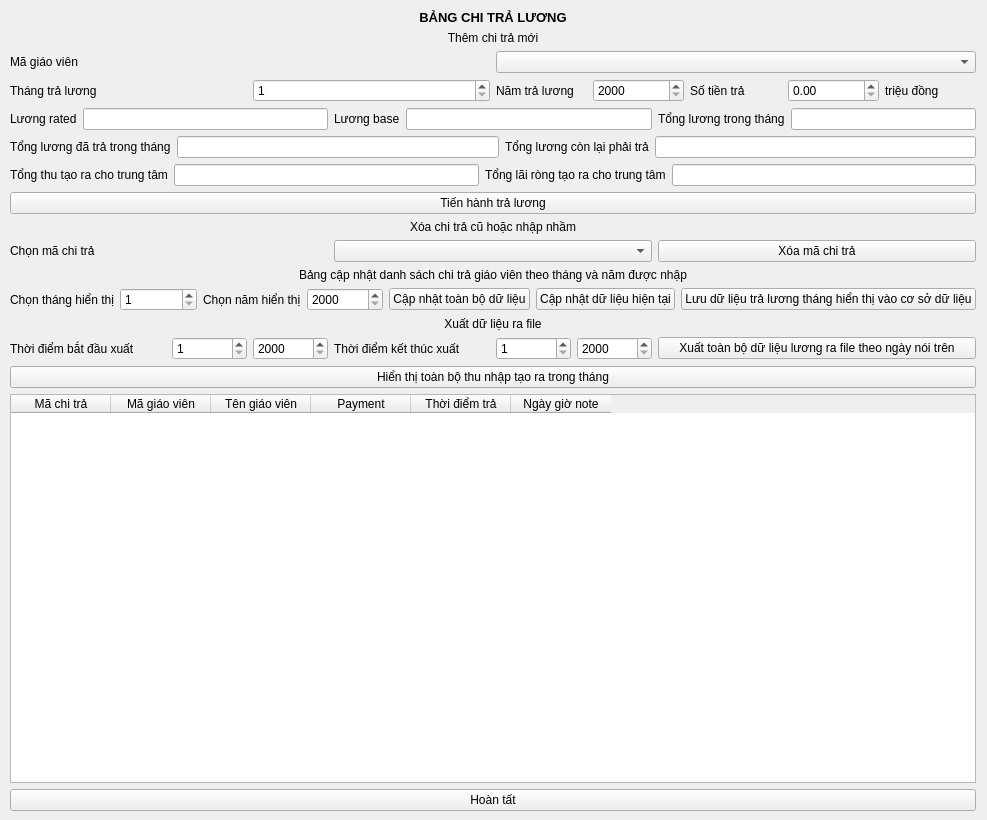
<?xml version="1.0" encoding="UTF-8"?>
<ui version="4.0">
 <class>chitraluonggv</class>
 <widget class="QWidget" name="chitraluonggv">
  <property name="geometry">
   <rect>
    <x>0</x>
    <y>0</y>
    <width>987</width>
    <height>820</height>
   </rect>
  </property>
  <property name="windowTitle">
   <string>Bảng chi trả lương cho nhân viên</string>
  </property>
  <widget class="QWidget" name="layoutWidget">
   <property name="geometry">
    <rect>
     <x>10</x>
     <y>10</y>
     <width>966</width>
     <height>801</height>
    </rect>
   </property>
   <layout class="QVBoxLayout" name="verticalLayout_2">
    <item>
     <widget class="QLabel" name="label">
      <property name="text">
       <string>&lt;html&gt;&lt;head/&gt;&lt;body&gt;&lt;p align=&quot;center&quot;&gt;&lt;span style=&quot; font-size:10pt; font-weight:600;&quot;&gt;BẢNG CHI TRẢ LƯƠNG&lt;/span&gt;&lt;/p&gt;&lt;/body&gt;&lt;/html&gt;</string>
      </property>
     </widget>
    </item>
    <item>
     <widget class="QLabel" name="label_3">
      <property name="text">
       <string>&lt;html&gt;&lt;head/&gt;&lt;body&gt;&lt;p align=&quot;center&quot;&gt;Thêm chi trả mới&lt;/p&gt;&lt;/body&gt;&lt;/html&gt;</string>
      </property>
     </widget>
    </item>
    <item>
     <layout class="QVBoxLayout" name="verticalLayout">
      <item>
       <layout class="QHBoxLayout" name="horizontalLayout_9">
        <item>
         <widget class="QLabel" name="label_2">
          <property name="text">
           <string>Mã giáo viên</string>
          </property>
         </widget>
        </item>
        <item>
         <widget class="QComboBox" name="magv"/>
        </item>
       </layout>
      </item>
      <item>
       <layout class="QHBoxLayout" name="horizontalLayout">
        <item>
         <layout class="QHBoxLayout" name="horizontalLayout_5">
          <item>
           <widget class="QLabel" name="label_12">
            <property name="text">
             <string>Tháng trả lương</string>
            </property>
           </widget>
          </item>
          <item>
           <widget class="QSpinBox" name="thangtraluong">
            <property name="minimum">
             <number>1</number>
            </property>
            <property name="maximum">
             <number>12</number>
            </property>
           </widget>
          </item>
         </layout>
        </item>
        <item>
         <layout class="QHBoxLayout" name="horizontalLayout_7">
          <item>
           <widget class="QLabel" name="label_14">
            <property name="text">
             <string>Năm trả lương</string>
            </property>
           </widget>
          </item>
          <item>
           <widget class="QSpinBox" name="namtraluong">
            <property name="minimum">
             <number>2000</number>
            </property>
            <property name="maximum">
             <number>3000</number>
            </property>
           </widget>
          </item>
          <item>
           <widget class="QLabel" name="label_5">
            <property name="text">
             <string>Số tiền trả</string>
            </property>
           </widget>
          </item>
          <item>
           <widget class="QDoubleSpinBox" name="paidamount">
            <property name="singleStep">
             <double>0.010000000000000</double>
            </property>
           </widget>
          </item>
          <item>
           <widget class="QLabel" name="label_6">
            <property name="text">
             <string>triệu đồng</string>
            </property>
           </widget>
          </item>
         </layout>
        </item>
       </layout>
      </item>
      <item>
       <layout class="QHBoxLayout" name="horizontalLayout_15">
        <item>
         <layout class="QHBoxLayout" name="horizontalLayout_13">
          <item>
           <widget class="QLabel" name="label_18">
            <property name="text">
             <string>Lương rated</string>
            </property>
           </widget>
          </item>
          <item>
           <widget class="QLineEdit" name="luongrated">
            <property name="alignment">
             <set>Qt::AlignRight|Qt::AlignTrailing|Qt::AlignVCenter</set>
            </property>
           </widget>
          </item>
         </layout>
        </item>
        <item>
         <layout class="QHBoxLayout" name="horizontalLayout_12">
          <item>
           <widget class="QLabel" name="label_19">
            <property name="text">
             <string>Lương base</string>
            </property>
           </widget>
          </item>
          <item>
           <widget class="QLineEdit" name="luongbase">
            <property name="alignment">
             <set>Qt::AlignRight|Qt::AlignTrailing|Qt::AlignVCenter</set>
            </property>
           </widget>
          </item>
         </layout>
        </item>
        <item>
         <layout class="QHBoxLayout" name="horizontalLayout_14">
          <item>
           <widget class="QLabel" name="label_17">
            <property name="text">
             <string>Tổng lương trong tháng</string>
            </property>
           </widget>
          </item>
          <item>
           <widget class="QLineEdit" name="tongluongthang">
            <property name="alignment">
             <set>Qt::AlignRight|Qt::AlignTrailing|Qt::AlignVCenter</set>
            </property>
           </widget>
          </item>
         </layout>
        </item>
       </layout>
      </item>
      <item>
       <layout class="QHBoxLayout" name="horizontalLayout_8">
        <item>
         <widget class="QLabel" name="label_15">
          <property name="text">
           <string>Tổng lương đã trả trong tháng</string>
          </property>
         </widget>
        </item>
        <item>
         <widget class="QLineEdit" name="luongdatra">
          <property name="alignment">
           <set>Qt::AlignRight|Qt::AlignTrailing|Qt::AlignVCenter</set>
          </property>
         </widget>
        </item>
        <item>
         <widget class="QLabel" name="label_11">
          <property name="text">
           <string>Tổng lương còn lại phải trả</string>
          </property>
         </widget>
        </item>
        <item>
         <widget class="QLineEdit" name="luongphaitra">
          <property name="alignment">
           <set>Qt::AlignRight|Qt::AlignTrailing|Qt::AlignVCenter</set>
          </property>
         </widget>
        </item>
       </layout>
      </item>
      <item>
       <layout class="QHBoxLayout" name="horizontalLayout_4"/>
      </item>
      <item>
       <layout class="QHBoxLayout" name="horizontalLayout_11">
        <item>
         <widget class="QLabel" name="label_16">
          <property name="text">
           <string>Tổng thu tạo ra cho trung tâm</string>
          </property>
         </widget>
        </item>
        <item>
         <widget class="QLineEdit" name="tongthu">
          <property name="alignment">
           <set>Qt::AlignRight|Qt::AlignTrailing|Qt::AlignVCenter</set>
          </property>
         </widget>
        </item>
        <item>
         <widget class="QLabel" name="label_13">
          <property name="text">
           <string>Tổng lãi ròng tạo ra cho trung tâm</string>
          </property>
         </widget>
        </item>
        <item>
         <widget class="QLineEdit" name="tonglai">
          <property name="alignment">
           <set>Qt::AlignRight|Qt::AlignTrailing|Qt::AlignVCenter</set>
          </property>
         </widget>
        </item>
       </layout>
      </item>
      <item>
       <layout class="QHBoxLayout" name="horizontalLayout_6"/>
      </item>
      <item>
       <widget class="QPushButton" name="traluong">
        <property name="text">
         <string>Tiến hành trả lương</string>
        </property>
       </widget>
      </item>
     </layout>
    </item>
    <item>
     <widget class="QLabel" name="label_4">
      <property name="text">
       <string>&lt;html&gt;&lt;head/&gt;&lt;body&gt;&lt;p align=&quot;center&quot;&gt;Xóa chi trả cũ hoặc nhập nhầm&lt;/p&gt;&lt;/body&gt;&lt;/html&gt;</string>
      </property>
     </widget>
    </item>
    <item>
     <layout class="QHBoxLayout" name="horizontalLayout_3">
      <item>
       <widget class="QLabel" name="label_10">
        <property name="text">
         <string>Chọn mã chi trả</string>
        </property>
       </widget>
      </item>
      <item>
       <widget class="QComboBox" name="madel"/>
      </item>
      <item>
       <widget class="QPushButton" name="xoamachitra">
        <property name="text">
         <string>Xóa mã chi trả</string>
        </property>
       </widget>
      </item>
     </layout>
    </item>
    <item>
     <widget class="QLabel" name="label_7">
      <property name="text">
       <string>&lt;html&gt;&lt;head/&gt;&lt;body&gt;&lt;p align=&quot;center&quot;&gt;Bảng cập nhật danh sách chi trả giáo viên theo tháng và năm được nhập&lt;/p&gt;&lt;/body&gt;&lt;/html&gt;</string>
      </property>
     </widget>
    </item>
    <item>
     <layout class="QHBoxLayout" name="horizontalLayout_2">
      <item>
       <widget class="QLabel" name="label_8">
        <property name="text">
         <string>Chọn tháng hiển thị</string>
        </property>
       </widget>
      </item>
      <item>
       <widget class="QSpinBox" name="thang">
        <property name="minimum">
         <number>1</number>
        </property>
        <property name="maximum">
         <number>12</number>
        </property>
       </widget>
      </item>
      <item>
       <widget class="QLabel" name="label_9">
        <property name="text">
         <string>Chọn năm hiển thị</string>
        </property>
       </widget>
      </item>
      <item>
       <widget class="QSpinBox" name="nam">
        <property name="minimum">
         <number>2000</number>
        </property>
        <property name="maximum">
         <number>3000</number>
        </property>
       </widget>
      </item>
      <item>
       <widget class="QPushButton" name="alldata">
        <property name="text">
         <string>Cập nhật toàn bộ dữ liệu</string>
        </property>
       </widget>
      </item>
      <item>
       <widget class="QPushButton" name="cndlhientai">
        <property name="text">
         <string>Cập nhật dữ liệu hiện tại</string>
        </property>
       </widget>
      </item>
      <item>
       <widget class="QPushButton" name="savedb">
        <property name="text">
         <string>Lưu dữ liệu trả lương tháng hiển thị vào cơ sở dữ liệu</string>
        </property>
       </widget>
      </item>
     </layout>
    </item>
    <item>
     <layout class="QHBoxLayout" name="horizontalLayout_16"/>
    </item>
    <item>
     <layout class="QVBoxLayout" name="verticalLayout_3">
      <item>
       <widget class="QLabel" name="label_22">
        <property name="text">
         <string>&lt;html&gt;&lt;head/&gt;&lt;body&gt;&lt;p align=&quot;center&quot;&gt;Xuất dữ liệu ra file&lt;/p&gt;&lt;/body&gt;&lt;/html&gt;</string>
        </property>
       </widget>
      </item>
      <item>
       <layout class="QHBoxLayout" name="horizontalLayout_21">
        <item>
         <layout class="QHBoxLayout" name="horizontalLayout_19">
          <item>
           <widget class="QLabel" name="label_20">
            <property name="text">
             <string>Thời điểm bắt đầu xuất</string>
            </property>
           </widget>
          </item>
          <item>
           <layout class="QHBoxLayout" name="horizontalLayout_18">
            <item>
             <widget class="QSpinBox" name="thangstart">
              <property name="minimum">
               <number>1</number>
              </property>
              <property name="maximum">
               <number>12</number>
              </property>
             </widget>
            </item>
            <item>
             <widget class="QSpinBox" name="namstart">
              <property name="minimum">
               <number>2000</number>
              </property>
              <property name="maximum">
               <number>3000</number>
              </property>
             </widget>
            </item>
           </layout>
          </item>
         </layout>
        </item>
        <item>
         <layout class="QHBoxLayout" name="horizontalLayout_20">
          <item>
           <widget class="QLabel" name="label_21">
            <property name="text">
             <string>Thời điểm kết thúc xuất</string>
            </property>
           </widget>
          </item>
          <item>
           <layout class="QHBoxLayout" name="horizontalLayout_17">
            <item>
             <widget class="QSpinBox" name="thangend">
              <property name="minimum">
               <number>1</number>
              </property>
              <property name="maximum">
               <number>12</number>
              </property>
             </widget>
            </item>
            <item>
             <widget class="QSpinBox" name="namend">
              <property name="minimum">
               <number>2000</number>
              </property>
              <property name="maximum">
               <number>3000</number>
              </property>
             </widget>
            </item>
           </layout>
          </item>
         </layout>
        </item>
        <item>
         <widget class="QPushButton" name="createfile">
          <property name="text">
           <string>Xuất toàn bộ dữ liệu lương ra file theo ngày nói trên</string>
          </property>
         </widget>
        </item>
       </layout>
      </item>
     </layout>
    </item>
    <item>
     <widget class="QPushButton" name="hienthiall">
      <property name="text">
       <string>Hiển thị toàn bộ thu nhập tạo ra trong tháng</string>
      </property>
     </widget>
    </item>
    <item>
     <widget class="QTableWidget" name="chitra_view">
      <attribute name="verticalHeaderVisible">
       <bool>false</bool>
      </attribute>
      <column>
       <property name="text">
        <string>Mã chi trả</string>
       </property>
      </column>
      <column>
       <property name="text">
        <string>Mã giáo viên</string>
       </property>
      </column>
      <column>
       <property name="text">
        <string>Tên giáo viên</string>
       </property>
      </column>
      <column>
       <property name="text">
        <string>Payment</string>
       </property>
      </column>
      <column>
       <property name="text">
        <string>Thời điểm trả</string>
       </property>
      </column>
      <column>
       <property name="text">
        <string>Ngày giờ note</string>
       </property>
      </column>
     </widget>
    </item>
    <item>
     <widget class="QPushButton" name="hoantat">
      <property name="text">
       <string>Hoàn tất</string>
      </property>
     </widget>
    </item>
   </layout>
  </widget>
 </widget>
 <resources/>
 <connections/>
</ui>
